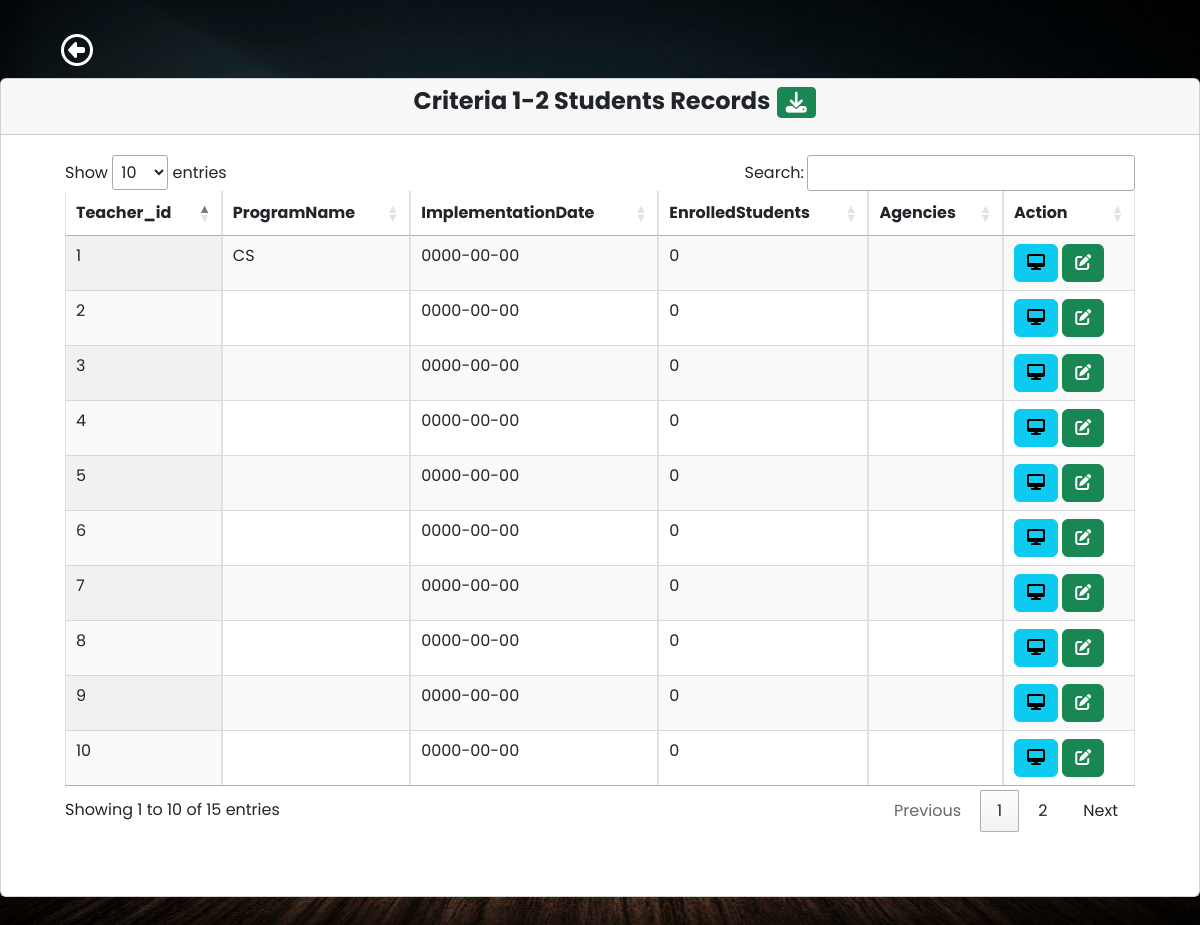
Page /criteria/criteria5-1b.php on the committed database.
### tables this page shows
CREATE TABLE `teacherform` (
  `teacher_id` int(10) NOT NULL,
  `teacherName` varchar(100) NOT NULL,
  `pan` varchar(100) NOT NULL,
  `designation` varchar(50) NOT NULL,
  `appointmentYear` int(40) NOT NULL,
  `appointmentNature` varchar(100) NOT NULL,
  `departmentName` varchar(70) NOT NULL,
  `experienceYears` int(10) NOT NULL,
  `stillServing1` varchar(100) NOT NULL,
  `teacherNamePhD` varchar(100) NOT NULL,
  `qualificationYear` varchar(10) NOT NULL,
  `recognizedGuide` varchar(10) NOT NULL,
  `recognitionYear` int(10) NOT NULL,
  `stillServing2` varchar(10) NOT NULL,
  `researchScholar` varchar(100) NOT NULL,
  `registrationYear` int(10) NOT NULL,
  `guideAllotmentLink` date NOT NULL,
  `programmeName` varchar(50) NOT NULL,
  `programmeCode` varchar(50) NOT NULL,
  `semesterYear` varchar(10) NOT NULL,
  `lastExamDate` date NOT NULL,
  `resultDate` date NOT NULL,
  `programCode` varchar(10) NOT NULL,
  `programName` varchar(100) NOT NULL,
  `studentsAppeared` int(100) NOT NULL,
  `studentsPassed` int(100) NOT NULL,
  `teacherNameSeedMoney` varchar(100) NOT NULL,
  `seedAmount` int(10) NOT NULL,
  `yearReceived` int(10) NOT NULL,
  `policyLink` varchar(100) NOT NULL,
  `teacherNameAward` varchar(100) NOT NULL,
  `awardName` varchar(100) NOT NULL,
  `awardYear` int(10) NOT NULL,
  `awardingAgency` varchar(100) NOT NULL,
  `roomName` varchar(255) NOT NULL,
  `ictFacility` varchar(255) NOT NULL,
  `photoLink` varchar(255) NOT NULL,
  `timetable` varchar(255) NOT NULL,
  `year` varchar(10) NOT NULL,
  `budget` int(10) NOT NULL,
  `expenditure` int(10) NOT NULL,
  `totalExpenditure` int(10) NOT NULL,
  `maintenanceAcademic` int(10) NOT NULL,
  `maintenancePhysical` int(10) NOT NULL,
  `module` varchar(255) NOT NULL,
  `platform` varchar(255) NOT NULL,
  `launchDate` date NOT NULL,
  `documentLink` varchar(255) NOT NULL,
  `facility` varchar(255) NOT NULL,
  `developmentFacility` varchar(255) NOT NULL,
  `videoLink` varchar(255) NOT NULL,
  `scheme_name` varchar(255) NOT NULL,
  `gov_students` int(11) NOT NULL,
  `gov_amount` decimal(10,2) NOT NULL,
  `ngo_students` int(11) NOT NULL,
  `ngo_amount` decimal(10,2) NOT NULL,
  `ngo_name` varchar(255) NOT NULL,
  `capacity_programme` varchar(255) NOT NULL,
  `implementationDate` date NOT NULL,
  `enrolledStudents` int(11) NOT NULL,
  `agencies` text NOT NULL,
  `activity_name` varchar(255) NOT NULL,
  `students_attended` int(11) NOT NULL,
  `students_placed` int(11) NOT NULL,
  `eventDate` date NOT NULL,
  `teamIndividual` varchar(255) NOT NULL,
  `competitionLevel` varchar(255) NOT NULL,
  `eventName` varchar(255) NOT NULL,
  `pi_co_pi_name` varchar(255) NOT NULL,
  `funding_agency` varchar(255) NOT NULL,
  `type` varchar(100) NOT NULL,
  `department` varchar(255) NOT NULL,
  `funds_provided` int(10) NOT NULL,
  `duration` varchar(100) NOT NULL,
  `workshop_name` varchar(255) NOT NULL,
  `participants` int(11) NOT NULL,
  `date` varchar(100) NOT NULL,
  `activity_report_link` varchar(255) NOT NULL,
  `author_name` varchar(255) NOT NULL,
  `journal_name` varchar(255) NOT NULL,
  `publication_year` int(11) NOT NULL,
  `issn_number` varchar(255) NOT NULL,
  `journal_website` varchar(255) NOT NULL,
  `article_link` varchar(255) NOT NULL,
  `listing_status` varchar(255) NOT NULL,
  `teacher_consultants` varchar(255) NOT NULL,
  `project_name` varchar(255) NOT NULL,
  `agency_details` varchar(255) NOT NULL,
  `revenue_generated` decimal(10,2) NOT NULL,
  `trainees` int(11) NOT NULL,
  `teachers_staff_names` varchar(255) NOT NULL,
  `facilities_name_department` varchar(255) NOT NULL,
  `consultancy_name` varchar(255) NOT NULL,
  `total_amount_spent` int(10) NOT NULL,
  `organizing_unit` varchar(255) NOT NULL,
  `role` varchar(50) NOT NULL,
  `year_placement` varchar(4) NOT NULL,
  `studentName_placement` varchar(255) NOT NULL,
  `programGraduated_placement` varchar(255) NOT NULL,
  `employerName` varchar(255) NOT NULL,
  `payPackage` varchar(255) NOT NULL,
  `studentName_higher_education` varchar(255) NOT NULL,
  `institutionJoined` varchar(255) NOT NULL,
  `programAdmitted` varchar(255) NOT NULL,
  `e_governance` varchar(255) NOT NULL,
  `conference_name` varchar(255) NOT NULL,
  `conferenceName` varchar(255) NOT NULL,
  `professionalBody` varchar(255) NOT NULL,
  `amount` int(10) NOT NULL,
  `roles` varchar(255) NOT NULL,
  `from_date` date NOT NULL,
  `to_date` date NOT NULL,
  `program_title` varchar(255) NOT NULL
);

### criteria/criteria5-1b.php (the view, shortened to what this page needs)
<?php
require 'dbcon.php';
?>
<!doctype html>
<html lang="en">
<head>
    <link href="https://cdn.jsdelivr.net/npm/bootstrap@5.1.3/dist/css/bootstrap.min.css" rel="stylesheet">
    <link rel="stylesheet" href="https://cdn.datatables.net/1.10.2/css/jquery.dataTables.min.css">
    <link rel="stylesheet" href="https://pro.fontawesome.com/releases/v5.10.0/css/all.css">
    <?php
    include('../students/includes/header1.php');
    ?>
</head>
<body>
    <div class="wrapper">
        <div class="main">
            <nav class="navbar navbar-expand">
                <a href="../criteria/criteria.php" class="btn btn-2xl mx-5 mt-4"><i class="fa-regular fa-circle-left fa-2xl" style="color: #fff;"></i></a>
            </nav>
            <main class="content ">
                <div class=" mb-5">
                    <div class="row">
                        <div class="col-md-12">
                            <div class="card">
                                <div class="card-header">
                                    <h4 class="text-center">&emsp;<b> Criteria 1-2 Students Records</b>
                                        <a href="../students/student-create.php" class="btn btn-success btn-sm pull-right"><i class="fa-solid fa-download fa-xl"></i></a>
                                    </h4>
                                </div>
                                <div class="card-body m-5 mt-1">
                                    <table id="example" class="display table table-striped table-bordered table-hover" cellspacing="0" width="100%">
                                        <thead>
                                            <tr>
                                                <?php
                                                $query = "SELECT teacher_id,programName,implementationDate,enrolledStudents,agencies FROM teacherform LIMIT 1";
                                                $query_run = mysqli_query($conn, $query);
                                                $row = mysqli_fetch_assoc($query_run);
                                                foreach ($row as $key => $value) {
                                                    echo "<th>" . ucfirst($key) . "</th>";
                                                }
                                                ?>
                                                <th>Action</th>
                                            </tr>
                                        </thead>
                                        <tbody>
                                            <?php
                                            $query = "SELECT  teacher_id,programName,implementationDate,enrolledStudents,agencies FROM teacherform";
                                            $query_run = mysqli_query($conn, $query);
                                            if (mysqli_num_rows($query_run) > 0) {
                                                while ($student = mysqli_fetch_assoc($query_run)) {
                                            ?>
                                                    <tr>
                                                        <?php
                                                        foreach ($student as $data) {
                                                            echo "<td>" . $data . "</td>";
                                                        }
                                                        ?>
                                                        <td>
                                                            <a href="student-view.php?id=<?= $student['id']; ?>" class="btn btn-info btn-xs"><i class="fas fa-desktop "></i></a>
                                                            <a href="student-edit.php?id=<?= $student['id']; ?>" class="btn btn-success btn-xs"><i class="fas fa-edit"></i></a>
                                                        </td>
                                                    </tr>
                                            <?php
                                                }
                                            } else {
                                                echo "<tr><td colspan='4'>No Record Found</td></tr>";
                                            }
                                            ?>
                                        </tbody>
                                    </table>
                                </div>
                            </div>
                        </div>
                    </div>
                </div>
            </main>
        </div>
    </div>
</body>
</html>

### students/includes/header1.php (style rules this page uses)
body { font-family: 'Poppins', sans-serif; margin: 0; background-image: url("../img/background-image.jpg"); background-repeat: no-repeat; background-position: center bottom; background-size: cover; }
a { cursor: pointer; text-decoration: none; font-family: 'Poppins', sans-serif; }
.wrapper { align-items: stretch; display: flex; width: 100%; }
.main { display: flex; flex-direction: column; min-height: 100vh; width: 100%; overflow: hidden; transition: all 0.35s ease-in-out; }
.content { flex: 1; max-width: 100vw; width: 100vw; }
@media (min-width:768px) { .content { width: auto; } }

### rows in the picture
teacherform: teacher_id "1", programName "CS", implementationDate "0000-00-00", enrolledStudents "0"
teacherform: teacher_id "2", implementationDate "0000-00-00", enrolledStudents "0"
teacherform: teacher_id "3", implementationDate "0000-00-00", enrolledStudents "0"
teacherform: teacher_id "4", implementationDate "0000-00-00", enrolledStudents "0"
teacherform: teacher_id "5", implementationDate "0000-00-00", enrolledStudents "0"
teacherform: teacher_id "6", implementationDate "0000-00-00", enrolledStudents "0"
teacherform: teacher_id "7", implementationDate "0000-00-00", enrolledStudents "0"
teacherform: teacher_id "8", implementationDate "0000-00-00", enrolledStudents "0"
teacherform: teacher_id "9", implementationDate "0000-00-00", enrolledStudents "0"
teacherform: teacher_id "10", implementationDate "0000-00-00", enrolledStudents "0"

### other values in the picture
$key "Teacher_id"
$key "ProgramName"
$key "ImplementationDate"
$key "EnrolledStudents"
$key "Agencies"
